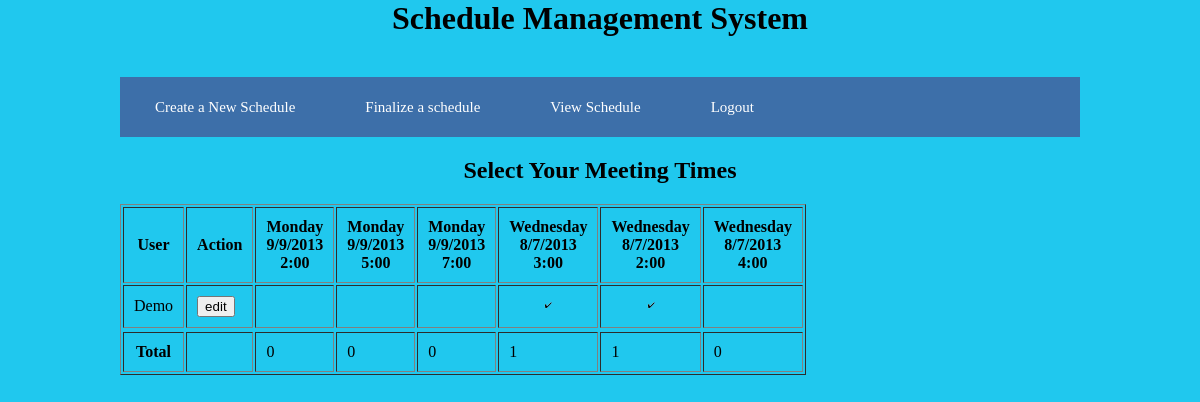
Screenshot of /schedule.php?id=3 (signed in) with the database file from the repository.
### tables this page shows
CREATE TABLE IF NOT EXISTS `schedule` (
  `user_id` int(11) DEFAULT NULL,
  `schedule_id` int(11) NOT NULL,
  `sc_name` varchar(50) NOT NULL,
  `sc_dt` varchar(50) DEFAULT NULL
);

CREATE TABLE IF NOT EXISTS `sc_user` (
  `sc_user_id` int(11) NOT NULL AUTO_INCREMENT,
  `user_id` int(11) DEFAULT NULL,
  `schedule_id` int(11) NOT NULL,
  `sc_user` varchar(50) DEFAULT NULL,
  `sc_email` varchar(100) DEFAULT NULL,
  `sc_user_schedule` varchar(100) NOT NULL,
  PRIMARY KEY (`sc_user_id`)
);

### schedule.php (the view, shortened to what this page needs)
<!DOCTYPE html PUBLIC "-//W3C//DTD XHTML 1.0 Transitional//EN" "http://www.w3.org/TR/xhtml1/DTD/xhtml1-transitional.dtd">
<html xmlns="http://www.w3.org/1999/xhtml">
<head>
</head>
<body>
<h1 style="margin:auto;text-align:center">Schedule Management System</h1>
<ul class="menu">
  <li><a href="new_schedule.php">Create a New Schedule</a></li>
  <li><a href="schedule_final_list.php">Finalize a schedule</a></li>
  <li><a href="schedule_list.php">View Schedule</a></li>
  <li><a style="float:right" href="logout.php">Logout</a></li>
   </ul>
<?php
$sc_id = $_REQUEST['id'];
$user_id = $_SESSION['user_id'];
$lno=0;
$c = array(0,0,0,0,0,0,0,0,0,0);
?>
	<!DOCTYPE html>
	<html>
	 <head>
	 </head>
	 <body>
	 <body style="height:700px;background:#20C8EE">
	<h2>
	<center>Select Your Meeting Times</center></h2>
	<?php
$con=mysqli_connect('localhost', 'CrooksC', 'lulls.dug', 'CrooksC');
	$q = "SELECT * from  schedule_count where sc_id = $sc_id";
	$r = mysqli_query($con,$q);
	$row = mysqli_fetch_array($r,MYSQLI_BOTH);
	$sc_count = $row['sc_count'];
		echo "<table border= '1'
				cellpadding='10'>
				<tr>
				<th>User</th>
				<th>Action</th>";
		getTimes($user_id,$sc_id);
		displaySchedule($c,$lno,$sc_count,$user_id,$sc_id);
		function displaySchedule(&$c,&$lno,&$sc_count,&$user_id,&$sc_id)
		{
$con=mysqli_connect('localhost', 'CrooksC', 'lulls.dug', 'CrooksC');
						$q = "SELECT * from sc_user where user_id = '$user_id' and schedule_id = $sc_id";
						$r = mysqli_query($con, $q);
						while($row = mysqli_fetch_array($r,MYSQLI_BOTH))
						{
						$line = $row['sc_user_schedule'];
						$name = getUsers($text, $line);
						$j=0;
						echo '<tr><form action="" method="post">' . '<td class="unedit'.$lno.'">' . $name . '</td>';
								echo '<td class="edit_hide'.$lno.' edit_add'.$lno.'"><input type="hidden" name="sc_user_id" value="'.$row['sc_user_id'].'" /><input type="text" name="name'.$lno.'" value="'.$name.'"/></td><td class="unedit'.$lno.'"><input type="button" name="edit'.$lno.'" id="edit'.$lno.'" class="edit0" value="edit" /> </td><td class="edit_hide'.$lno.' edit_add'.$lno.'"><input type="submit" name="update" id="edit'.$lno.'" class="edit'.$lno.'" value="update'.$lno.'"/> </td>';
						foreach($GLOBALS['count'] as $n)
						{
						   for($i=$j;$i<$sc_count;$i++)
						   {
							   if($i == $n)
							   {
								   echo '<td align="center" class="unedit'.$lno.'"><img src="images/right.png" /></td><td class="edit_hide'.$lno.' edit_add'.$lno.'"><input type="checkbox" name ="add_right'.$i.'"  /></td></td>';
								   $j = $i+1;
								   break;
								}
								else
								{
									echo '<td class="unedit'.$lno.'"></td><td class="edit_hide'.$lno.' edit_add'.$lno.'"><input type="checkbox" name ="add_right'.$i.'"  /></td>';
								}
							 }
						}
						while($j<$sc_count)
						{
							echo '<td class="unedit'.$lno.'"></td><td class="edit_hide'.$lno.' edit_add'.$lno.'"><input type="checkbox" name ="add_right'.$j.'"  /></td>';
							$j++;
							}
						echo "</tr></form>\n";
		                $lno++;
						}
		}
		function getUsers(&$text1, &$line)
		{
				 @list($name, $num) = @explode('^', $line);
				 $num1 = @explode('|', $num);
				 return $name;
		}
		 function getTimes(&$user_id,&$sc_id)
		{
			$con=mysqli_connect('localhost', 'CrooksC', 'lulls.dug', 'CrooksC');
			$query = "SELECT * from schedule where user_id = '$user_id' and schedule_id = '$sc_id'";
			$r = mysqli_query($con,$query);
			while($row = mysqli_fetch_array($r,MYSQLI_BOTH))
			{
				$s = $row['sc_dt'];
							list($year, $rest) = explode("^", $s);
						    $rest_arr = explode("|", $rest);
						    list($year, $month, $day) = explode('-', $year);
							$year= intval($year, 10);
							$month= intval($month, 10);
							$day= intval($day, 10);							$h = mktime(0, 0, 0, $month, $day,$year);
							$w= date("l", $h);
						 foreach($rest_arr as $time){
									echo "<th>" . $w . "<br>" . $month . "/" . $day . "/" . $year . "<br>" . $time . "</th>\n";
						}
					}
		}
				echo"<tr>
				<th>Total</th><td></td>";
				for($i=0;$i<$sc_count;$i++)
	            {
		   	         echo "<td>" .@$c[$i].  "</td>";
		         }
		    echo'</tr></form>
			</table>';
		?>
	 </body>
	</html>

### schedule.php (style rules this page uses)
body { margin: auto; padding: 0px; height: 100%; width: 80%; word-wrap: break-word; display:block; }
.menu { font-size: 14px; margin: 0px 70px 0 0; background: #3d6fa9; height: 60px; width: 100%; margin-top: 40px; padding: 0; list-style: none; }
.menu li { list-style: none; position: relative; float:left; display: list-item; text-align: -webkit-match-parent; }
.menu li a { float: left; display: block; height: 60px; line-height: 60px; padding: 0 35px; font-size: 15px; color: #ffffff; text-align: center; text-decoration: none; font-weight: normal; outline: none; border: none; font-family: 'Merienda One', cursive; }

### rows the page displays
schedule: w "Monday", month "9", day "9", year "2013", time "2:00", time "5:00", time "7:00"
schedule: w "Wednesday", month "8", day "7", year "2013", time "3:00", time "2:00", time "4:00"
sc_user: name "Demo"
